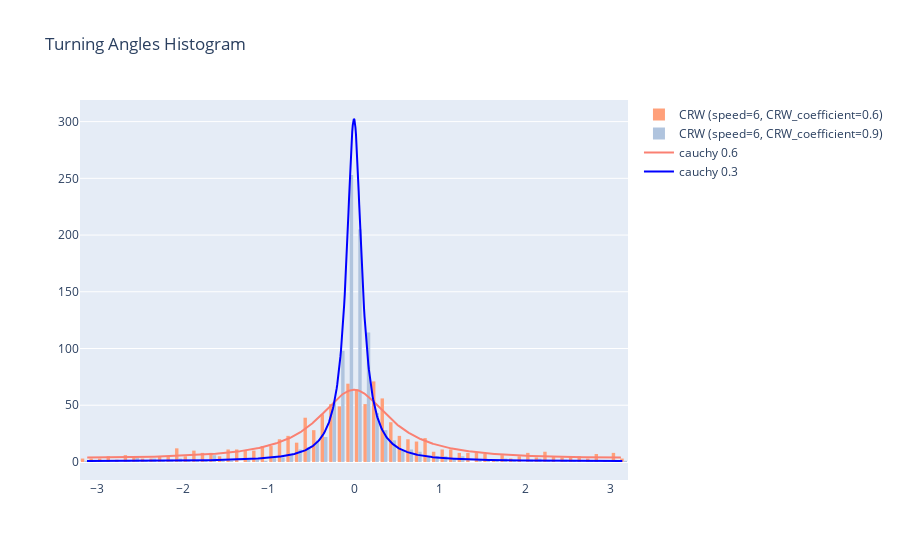

Write notebook code for a chart like this one.
### Code cell
s_pos = [0,0]
n_steps = 1000

crw_trajectory_1 = CorrelatedRandomWalk(n_steps, s_pos, vel=6, coefficient=.6)
crw_trajectory_2 = CorrelatedRandomWalk(n_steps, s_pos, vel=6, coefficient=.9)


turning_angles_1 = turning_angles(crw_trajectory_1)
turning_angles_2 = turning_angles(crw_trajectory_2)

# Plot
fig_hist = go.Figure()
fig_hist.add_trace(go.Histogram(
    x=turning_angles_1,
    name='CRW (speed=6, CRW_coefficient=0.6)',
    marker_color='lightsalmon'
))
fig_hist.add_trace(go.Histogram(
    x=turning_angles_2,
    name='CRW (speed=6, CRW_coefficient=0.9)',
    marker_color='lightsteelblue'
))
fig_hist.update_layout(title='Turning Angles Histogram')



x_values = np.linspace(min(turning_angles_1), max(turning_angles_1), 1000)
y_values = np.array([wrapcauchy.pdf(abs(i), 0.6) for i in x_values])

# scale
scaling_factor = 100
y_values *= scaling_factor

fig_hist.add_trace(go.Scatter(
    x=x_values,
    y=y_values,
    mode='lines',
    name='cauchy 0.6',
    line=dict(color='salmon', width=2)
))

x_values = np.linspace(min(turning_angles_2), max(turning_angles_2), 1000)
y_values = np.array([wrapcauchy.pdf(abs(i), 0.9) for i in x_values])

# scale
scaling_factor = 100
y_values *= scaling_factor

fig_hist.add_trace(go.Scatter(
    x=x_values,
    y=y_values,
    mode='lines',
    name='cauchy 0.3',
    line=dict(color='blue', width=2)
))


fig_hist.show()

### Figure 1 — Plotly figure (JSON) as saved in the notebook; plotly's stock layout.template omitted (floating-point values rounded to 4 significant figures; data arrays with more than 128 entries replaced by an {"elided": "..."} marker saying what was removed)
{"data": [{"marker": {"color": "lightsalmon"}, "name": "CRW (speed=6, CRW_coefficient=0.6)", "type": "histogram", "x": {"elided": "998 float values"}}, {"marker": {"color": "lightsteelblue"}, "name": "CRW (speed=6, CRW_coefficient=0.9)", "type": "histogram", "x": {"elided": "998 float values"}}, {"line": {"color": "salmon", "width": 2}, "mode": "lines", "name": "cauchy 0.6", "type": "scatter", "x": {"elided": "1000 float values"}, "y": {"elided": "1000 float values"}}, {"line": {"color": "blue", "width": 2}, "mode": "lines", "name": "cauchy 0.3", "type": "scatter", "x": {"elided": "1000 float values"}, "y": {"elided": "1000 float values"}}], "layout": {"title": {"text": "Turning Angles Histogram"}}}
